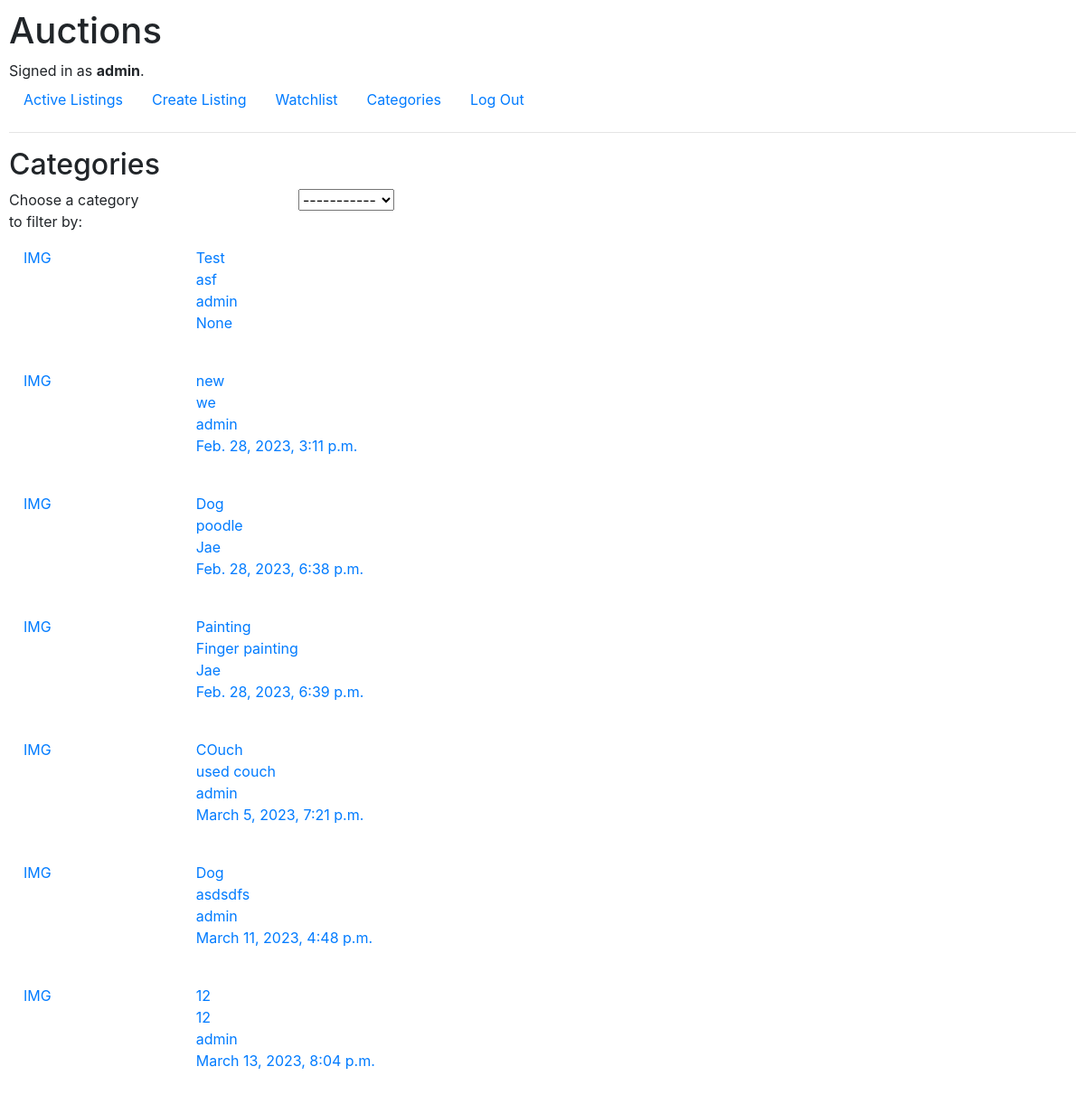
The app's page /categories (signed in) with its own data.
### auctions/models.py (models this page shows, shortened)
class User(AbstractUser):
    pass

class Listing(models.Model):
    title           = models.CharField(max_length=30)
    category        = models.ForeignKey(Category, null=True, on_delete=models.SET_NULL)
    condition       = models.ForeignKey(Condition, null=True, on_delete=models.SET_NULL)
    description     = models.TextField(max_length=300)
    start_dateTime  = models.DateTimeField(auto_now_add=True)
    end_dateTime    = models.DateTimeField(null=True, blank=True)
    seller          = models.ForeignKey(User, on_delete=models.CASCADE)
    starting_price  = models.DecimalField(max_digits=10, decimal_places=2, default=None)

### auctions/views.py (the view)
# urls.py: path("categories", views.categories, name="categories"),
def categories(request):
    if request.GET.get("filter"):
        category_filter = request.GET.get("filter")
        filtered_listings = Listing.objects.filter(category = category_filter)
        return render(request, "auctions/categories.html",   {
            "categories"    : Category.objects.all(),
            "listings"      : filtered_listings
        })
    else:
        return render(request, "auctions/categories.html",   {
            "categories"    : Category.objects.all(),
            "listings"      : Listing.objects.all()
        })

### auctions/models.py (called while the page is built)
    def __str__(self):
        return f"{self.category_name}"

### auctions/templates/auctions/categories.html (shortened to what this page needs)
{% extends "auctions/layout.html" %}
{% block body %}
    <h2>Categories</h2>
    <div class="listing-row">
        <label>Choose a category to filter by: </label>
        <form action="{% url 'categories' %}" method="get">
            <select name="filter" onchange="this.form.submit()">
                <option selected disabled>-----------</option>
            </select>
        </form>
    </div>
    <div>
        {% for listing in listings %}
        <a class="nav-link" href="{% url 'listing' listing.id %}">
            <div class="listing-row">
                <div>
                    <p> IMG</p>
                </div>
                <div>
                    {{ listing.title }} <br>
                    {{ listing.description }} <br>
                    {{ listing.seller }} <br>
                    {{ listing.end_dateTime }}
                </div>
            </div>
            <br>
        </a>
        {% empty %}
        <p>There are no listings in this category</p>
        {% endfor %}
    </div>
{% endblock %}

### auctions/templates/auctions/layout.html (shortened to what this page needs)
{% load static %}
<!DOCTYPE html>
<html lang="en">
    <head>
        <link rel="stylesheet" href="https://stackpath.bootstrapcdn.com/bootstrap/4.4.1/css/bootstrap.min.css">
        <link href="{% static 'auctions/styles.css' %}" rel="stylesheet">
    </head>
    <body>
        <h1>Auctions</h1>
        <div>
            {% if user.is_authenticated %}
                Signed in as <strong>{{ user.username }}</strong>.
            {% else %}
                Not signed in.
            {% endif %}
        </div>
        <ul class="nav">
            <li class="nav-item">
                <a class="nav-link" href="{% url 'index' %}">Active Listings</a>
            </li>
            {% if user.is_authenticated %}
                <li class="nav-item">
                    <a class="nav-link" href="{% url 'create' %}">Create Listing</a>
                </li>
                <li class="nav-item">
                    <a class="nav-link" href="{% url 'watchlist' %}">Watchlist</a>
                </li>
                <li class="nav-item">
                    <a class="nav-link" href="{% url 'categories' %}">Categories</a>
                </li>
                <li class="nav-item">
                    <a class="nav-link" href="{% url 'logout' %}">Log Out</a>
                </li>
            {% endif %}
        </ul>
        <hr>
        {% block body %}
        {% endblock %}
    </body>
</html>

### auctions/static/auctions/styles.css (style rules this page uses)
body { padding: 10px; }
label { width: 10em; }
.listing-row { display: flex; gap: 10em; }

### records on screen
User: username "admin"
Listing: title "Test", description "asf", seller "admin", end_dateTime "None"
Listing: title "new", description "we", seller "admin", end_dateTime "Feb. 28, 2023, 3:11 p.m."
Listing: title "Dog", description "poodle", seller "Jae", end_dateTime "Feb. 28, 2023, 6:38 p.m."
Listing: title "Painting", description "Finger painting", seller "Jae", end_dateTime "Feb. 28, 2023, 6:39 p.m."
Listing: title "COuch", description "used couch", seller "admin", end_dateTime "March 5, 2023, 7:21 p.m."
Listing: title "Dog", description "asdsdfs", seller "admin", end_dateTime "March 11, 2023, 4:48 p.m."
Listing: title "12", description "12", seller "admin", end_dateTime "March 13, 2023, 8:04 p.m."
